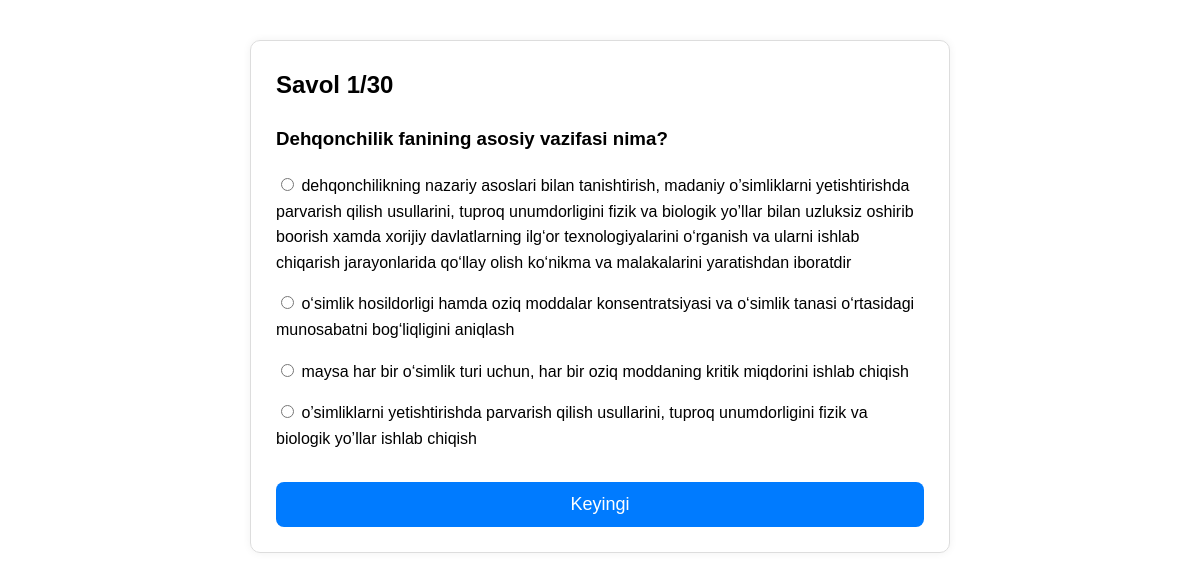
Page /subject/1/test/1/ on the committed database.
### tests/models.py (models this page shows, shortened)
class Question(models.Model):
    subject = models.ForeignKey(Subject, on_delete=models.CASCADE)
    text = models.TextField()

class Answer(models.Model):
    question = models.ForeignKey(Question, on_delete=models.CASCADE)
    text = models.CharField(max_length=255)
    is_correct = models.BooleanField(default=False)

### tests/views.py (the view)
# urls.py: path('subject/<int:subject_id>/test/<int:test_no>/', quiz, name='quiz'),
def quiz(request, subject_id, test_no):
    q_index = request.session.get('q_index', 0)
    subject = Subject.objects.get(id=subject_id)
    questions = Question.objects.filter(subject=subject)
    start = (test_no - 1) * PAGE_SIZE
    end = start + PAGE_SIZE
    group = questions[start:end]
    if q_index >= len(group):
        return redirect('result', subject_id=subject.id, test_no=test_no)
    question = group[q_index]
    answers = Answer.objects.filter(question=question)
    return render(request, 'tests/question.html', {
        'question': question,
        'answers': answers,
        'index': q_index + 1,
        'total': len(group),
        'test_no': test_no,
        'subject': subject
    })

### tests/templates/tests/question.html (shortened to what this page needs)
{% load static %}
<!DOCTYPE html>
<html lang="uz">
<head>
    <link rel="stylesheet" href="{% static 'tests/css/styles.css' %}">
</head>
<body>
<div class="card">
    <h2>Savol {{ index }}/{{ total }}</h2>
    <h3>{{ question.text }}</h3>
    <form action="{% url 'submit' subject.id test_no %}" method="POST">
        {% for ans in answers %}
        <p>
            <label><input type="radio" name="answer" value="{{ ans.id }}" required> {{ ans.text }}</label>
        </p>
        {% endfor %}
        <button type="submit">Keyingi</button>
    </form>
</div>
</body>
</html>

### tests/static/tests/css/styles.css (style rules this page uses)
body { font-family: Arial, sans-serif; max-width: 700px; margin: 40px auto; padding: 0 20px; line-height: 1.6; }
h1, h2, h3 { margin-top: 0; }
.card, .box { border: 1px solid #ddd; border-radius: 10px; padding: 25px; box-shadow: 0 0 8px rgba(0,0,0,0.06); }
button, a.btn { width: 100%; font-size: 18px; padding: 12px; border-radius: 8px; border: none; cursor: pointer; text-decoration: none; text-align: center; display: inline-block; }
button { background: #007bff; color: white; margin-top: 15px; }

### rows in the picture
Question: text "Dehqonchilik fanining asosiy vazifasi nima?"
Answer: text "dehqonchilikning nazariy asoslari bilan tanishtirish, madaniy o’simliklarni yetishtirishda parvarish qilish usullarini, tuproq unumdorligini fizik va biologik yo’llar bilan uzluksiz oshirib boorish xamda xorijiy davlatlarning ilg‘or texnologiyalarini o‘rganish va ularni ishlab chiqarish jarayonlarida qo‘llay olish ko‘nikma va malakalarini yaratishdan iboratdir"
Answer: text "o‘simlik hosildorligi hamda oziq moddalar konsentratsiyasi va o‘simlik tanasi o‘rtasidagi munosabatni bog‘liqligini aniqlash"
Answer: text "maysa har bir o‘simlik turi uchun, har bir oziq moddaning kritik miqdorini ishlab chiqish"
Answer: text "o’simliklarni yetishtirishda parvarish qilish usullarini, tuproq unumdorligini fizik va biologik yo’llar ishlab chiqish"

### other values in the picture
{{ index }} "1"
{{ total }} "30"
